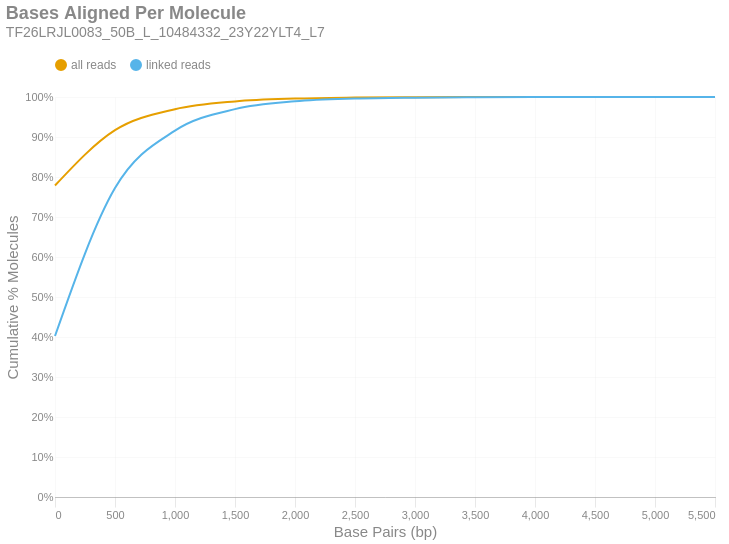

Here is the notebook cell this chart was saved with:
### Markdown cell above
### Bases Aligned Per Molecule
This is a cumulative frequency distribution showing the number of base pairs aligned per unique molecule. These data are shown in 500 bp bins. There are two distributions: one with `all reads` (yellow) and another with only `linked reads` (blue). The percent of molecules in the `linked reads` distribution is relative to the total number of linked molecules.

### Code cell
if SKIPLR:
    print_html(f"Skipped")
else:
    binned_df = consolidated_hist(valids['aligned_bp'], mask, 500, True)
    with SafeRender(binned_df):
        (
            density_plot(binned_df, 'Bases Aligned Per Molecule', samplename, 'basesper')
            .encode(
                x=alt.X('bin:Q', title="Base Pairs (bp)").axis(tickMinStep=500).scale(padding=0),
                y=alt.Y('value:Q', title='Cumulative % Molecules')
                    .axis(format='%')
                    .scale(domain = [0,1])
                    .stack(False),
                color=alt.Color("key:N").scale(domain = ["all reads", "linked reads"]),
                tooltip = [
                    alt.Tooltip("key:N", title = "Data Type"),
                    alt.Tooltip("range_label:N", title="Bases Aligned Per Molecule"),
                    alt.Tooltip("value:Q", format = ".2%", title="% Molecules (Cum.)")
                ]
            )
        ).display()

### Figure 1 — Vega-Lite specification as saved in the notebook (floating-point values rounded to 4 significant figures)
{"width": "container", "height": 400, "config": {"title": {"anchor": "start", "dy": -15, "fontSize": 18, "color": "#888888", "subtitleColor": "#888888", "subtitleFontSize": 14}, "arc": {"fill": "#0072B2"}, "axis": {"domainColor": "#888888", "domainWidth": 0.5, "gridWidth": 0.2, "grid": false, "titleFontWeight": 400, "titleFontSize": 15, "labelFontSize": 11, "labelColor": "#888888", "tickColor": "#888888", "tickWidth": 0.2, "titleColor": "#888888"}, "axisBand": {"grid": false}, "axisX": {"grid": true, "tickSize": 10, "domainCap": "round"}, "axisY": {"domain": false, "grid": true, "tickSize": 0, "domainCap": "round"}, "background": "transparent", "header": {"labelFontSize": 15, "labelColor": "#888888", "titleFontSize": 15, "titleFontWeight": 600, "titleColor": "#888888"}, "legend": {"labelFont": "sans-serif", "labelFontSize": 12, "labelColor": "#888888", "symbolSize": 100, "symbolType": "circle", "titleFontSize": 12, "titlePadding": 10, "titleColor": "#888888", "title": null, "orient": "top"}, "range": {"category": ["#E69F00", "#56B4E9", "#009E73", "#F0E442", "#0072B2", "#D55E00", "#CC79A7", "#000000"], "diverging": ["#cfe8f3", "#a2d4ec", "#73bfe2", "#46abdb", "#1696d2", "#12719e"]}, "area": {"fill": "#0072B2", "fillOpacity": 0.7, "line": true, "strokeOpacity": 0.7}, "line": {"color": "#0072B2", "stroke": "#0072B2", "strokeWidth": 2}, "trail": {"color": "#0072B2", "stroke": "#0072B2", "strokeWidth": 0, "size": 1}, "point": {"filled": true, "fillOpacity": 1.0, "size": 95}, "text": {"color": "#888888", "fontSize": 11, "align": "right", "fontWeight": 400, "size": 11}, "bar": {"fill": "#0072B2", "stroke": null}, "view": {"stroke": null, "continuousWidth": 660, "continuousHeight": 400}}, "data": {"name": "data-576fb00ecf4a348e20a55aca989e3683"}, "mark": {"type": "line", "interpolate": "monotone", "point": {"opacity": 0, "size": 275}}, "encoding": {"color": {"field": "key", "scale": {"domain": ["all reads", "linked reads"]}, "type": "nominal"}, "tooltip": [{"field": "key", "title": "Data Type", "type": "nominal"}, {"field": "range_label", "title": "Bases Aligned Per Molecule", "type": "nominal"}, {"field": "value", "format": ".2%", "title": "% Molecules (Cum.)", "type": "quantitative"}], "x": {"axis": {"tickMinStep": 500}, "field": "bin", "scale": {"padding": 0}, "title": "Base Pairs (bp)", "type": "quantitative"}, "y": {"axis": {"format": "%"}, "field": "value", "scale": {"domain": [0, 1]}, "stack": false, "title": "Cumulative % Molecules", "type": "quantitative"}}, "params": [{"name": "param_c36ac31b6afebe62", "select": {"type": "point", "fields": ["key"]}, "bind": "legend"}], "title": {"text": "Bases Aligned Per Molecule", "subtitle": "TF26LRJL0083_50B_L_10484332_23Y22YLT4_L7"}, "transform": [{"fold": ["all reads (cumsum)", "linked reads (cumsum)"]}, {"calculate": "replace(datum.key, ' (cumsum)', '')", "as": "key"}, {"filter": {"param": "param_c36ac31b6afebe62"}}], "usermeta": {"embedOptions": {"downloadFileName": "TF26LRJL0083_50B_L_10484332_23Y22YLT4_L7.basesper"}}, "$schema": "https://vega.github.io/schema/vega-lite/v6.4.1.json", "datasets": {"data-576fb00ecf4a348e20a55aca989e3683": [{"bin": "0.0", "interval": "0.0-500.0", "all reads": 0.7786, "linked reads": 0.4025, "all reads (cumsum)": 0.7786, "linked reads (cumsum)": 0.4025, "range_label": "0-499"}, {"bin": "500.0", "interval": "500.0-1000.0", "all reads": 0.1384, "linked reads": 0.3699, "all reads (cumsum)": 0.9171, "linked reads (cumsum)": 0.7724, "range_label": "500-999"}, {"bin": "1000.0", "interval": "1000.0-1500.0", "all reads": 0.05235, "linked reads": 0.1435, "all reads (cumsum)": 0.9694, "linked reads (cumsum)": 0.9159, "range_label": "1000-1499"}, {"bin": "1500.0", "interval": "1500.0-2000.0", "all reads": 0.01956, "linked reads": 0.05381, "all reads (cumsum)": 0.989, "linked reads (cumsum)": 0.9697, "range_label": "1500-1999"}, {"bin": "2000.0", "interval": "2000.0-2500.0", "all reads": 0.007069, "linked reads": 0.01945, "all reads (cumsum)": 0.996, "linked reads (cumsum)": 0.9891, "range_label": "2000-2499"}, {"bin": "2500.0", "interval": "2500.0-3000.0", "all reads": 0.002508, "linked reads": 0.006903, "all reads (cumsum)": 0.9986, "linked reads (cumsum)": 0.996, "range_label": "2500-2999"}, {"bin": "3000.0", "interval": "3000.0-3500.0", "all reads": 0.0008796, "linked reads": 0.002421, "all reads (cumsum)": 0.9994, "linked reads (cumsum)": 0.9984, "range_label": "3000-3499"}, {"bin": "3500.0", "interval": "3500.0-4000.0", "all reads": 0.0003478, "linked reads": 0.0009572, "all reads (cumsum)": 0.9998, "linked reads (cumsum)": 0.9994, "range_label": "3500-3999"}, {"bin": "4000.0", "interval": "4000.0-4500.0", "all reads": 0.0001472, "linked reads": 0.0004051, "all reads (cumsum)": 0.9999, "linked reads (cumsum)": 0.9998, "range_label": "4000-4499"}, {"bin": "4500.0", "interval": "4500.0-5000.0", "all reads": 4.986e-05, "linked reads": 0.0001372, "all reads (cumsum)": 1.0, "linked reads (cumsum)": 0.9999, "range_label": "4500-4999"}, {"bin": "5000.0", "interval": "5000.0-5500.0", "all reads": 1.662e-05, "linked reads": 4.574e-05, "all reads (cumsum)": 1.0, "linked reads (cumsum)": 1.0, "range_label": "5000-5499"}, {"bin": "5500.0", "interval": "5500.0-6000.0", "all reads": 7.123e-06, "linked reads": 1.96e-05, "all reads (cumsum)": 1.0, "linked reads (cumsum)": 1.0, "range_label": "5500-5999"}]}}
